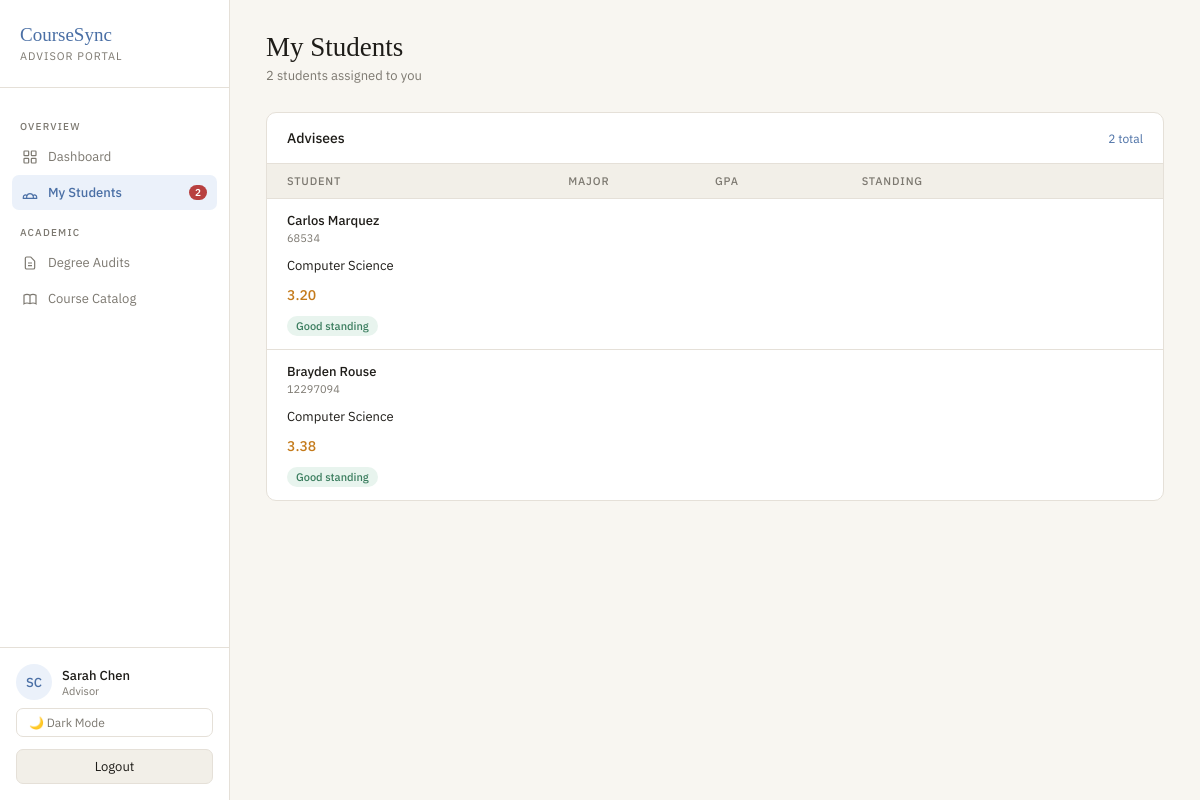
The page /advisor/students/ (signed in) on the database its author committed.
### accounts/models.py (models this page shows, shortened)
class User(AbstractUser):
    class Roles(models.TextChoices):
        STUDENT = "student", "Student"
        TA = "ta", "Teaching Assistant"
        PROFESSOR = "professor", "Professor"
        ADVISOR = "advisor", "Advisor"
        REGISTRAR = "registrar", "Registrar"
        SYSADMIN = "sysadmin", "System Admin"
    role = models.CharField(max_length=20, choices=Roles.choices)
    university_id = models.CharField(max_length=20, unique=True, null=True, blank=True)

### academics/models.py (models this page shows, shortened)
class StudentProfile(models.Model):
    user = models.OneToOneField(User, on_delete=models.CASCADE, related_name="student_profile")
    major = models.CharField(max_length=100)
    gpa = models.DecimalField(max_digits=3, decimal_places=2, default=0.00)
    advisor = models.ForeignKey(
        User,
        on_delete=models.SET_NULL,
        null=True,
        blank=True,
        related_name="advisees",
        limit_choices_to={"role": "advisor"},
    )

### academics/views.py (the view)
# urls.py: path("advisor/students/", advisor_students, name="advisor_students"),
@login_required
@role_required("advisor")
def advisor_students(request):
    advisees = (
        StudentProfile.objects.filter(advisor=request.user)
        .select_related("user")
        .order_by("user__last_name", "user__first_name")
    )
    return render(request, "advisor_students.html", {"advisees": advisees})

### templates/advisor_students.html (shortened to what this page needs)
{% load static %}
<!DOCTYPE html>
<html lang="en" data-theme="{{ request.session.theme|default:'light' }}">
<head>
  <link rel="stylesheet" href="{% static 'css/advisor.css' %}">
</head>
<body>
<div class="shell">
  <aside class="sidebar">
    <div class="brand">
      <div class="brand-mark">CourseSync</div>
      <div class="brand-role">Advisor Portal</div>
    </div>
    <nav class="nav">
      <div class="nav-section">Overview</div>
      <a class="nav-item" href="{% url 'advisor_dashboard' %}">
        <svg class="nav-icon" fill="none" stroke="currentColor" stroke-width="1.8" viewBox="0 0 24 24"><rect x="3" y="3" width="7" height="7" rx="1"/><rect x="14" y="3" width="7" height="7" rx="1"/><rect x="3" y="14" width="7" height="7" rx="1"/><rect x="14" y="14" width="7" height="7" rx="1"/></svg>
        Dashboard
      </a>
      <a class="nav-item active" href="{% url 'advisor_students' %}">
        <svg class="nav-icon" fill="none" stroke="currentColor" stroke-width="1.8" viewBox="0 0 24 24"><path d="M17 20h5v-2a3 3 0 00-5.356-1.857M17 20H7m10 0v-2c0-.656-.126-1.283-.356-1.857M7 20H2v-2a3 3 0 015.356-1.857M7 20v-2c0-.656.126-1.283.356-1.857m0 0a5.002 5.002 0 019.288 0"/></svg>
        My Students
        {% if advisees %}<span class="notif">{{ advisees|length }}</span>{% endif %}
      </a>
      <div class="nav-section">Academic</div>
      <a class="nav-item" href="#">
        <svg class="nav-icon" fill="none" stroke="currentColor" stroke-width="1.8" viewBox="0 0 24 24"><path d="M9 12h6m-6 4h6m2 5H7a2 2 0 01-2-2V5a2 2 0 012-2h5.586a1 1 0 01.707.293l5.414 5.414a1 1 0 01.293.707V19a2 2 0 01-2 2z"/></svg>
        Degree Audits
      </a>
      <a class="nav-item" href="{% url 'advisor_catalog' %}">
        Course Catalog
      </a>
    </nav>
    <div class="sidebar-footer">
      <div class="user-card">
        <div class="avatar">{{ request.user.first_name|default:request.user.username|slice:":1"|upper }}{{ request.user.last_name|slice:":1"|upper }}</div>
        <div>
          <div class="user-name">{{ request.user.get_full_name|default:request.user.username }}</div>
          <div class="user-title">{{ request.user.role|title }}</div>
        </div>
      </div>
      <form method="post" action="{% url 'set_theme' %}">
        {% if request.session.theme == "dark" %}
          <input type="hidden" name="theme" value="light">
          <button type="submit" class="theme-btn">☀ Light Mode</button>
        {% else %}
          <button type="submit" class="theme-btn">🌙 Dark Mode</button>
        {% endif %}
      </form>
      <form method="post" action="{% url 'logout' %}">
        <button type="submit" class="logout-btn">Logout</button>
      </form>
    </div>
  </aside>
  <main class="main">
    <div class="page-header">
      <div class="page-title">My Students</div>
      <div class="page-sub">{{ advisees|length }} student{{ advisees|length|pluralize }} assigned to you</div>
    </div>
    <div class="card">
      <div class="card-header">
        <span class="card-title">Advisees</span>
        <span class="card-action">{{ advisees|length }} total</span>
      </div>
      {% if advisees %}
      <div class="stu-col-header">
        <span class="col-lbl">Student</span>
        <span class="col-lbl">Major</span>
        <span class="col-lbl">GPA</span>
        <span class="col-lbl">Standing</span>
      </div>
      {% for advisee in advisees %}
      <a class="student-row" href="{% url 'student_detail' advisee.user.id %}" style="text-decoration:none;display:grid;grid-template-columns:inherit;color:inherit">
        <div>
          <div class="stu-name">{{ advisee.user.get_full_name|default:advisee.user.username }}</div>
          <div class="stu-major">{{ advisee.user.university_id|default:"—" }}</div>
        </div>
        <div style="font-size:13px">{{ advisee.major|default:"—" }}</div>
        <div class="gpa-val {% if advisee.gpa >= 3.5 %}gpa-good{% elif advisee.gpa >= 2.0 %}gpa-mid{% else %}gpa-low{% endif %}">
          {{ advisee.gpa }}
        </div>
        <div>
          {% if advisee.gpa >= 3.5 %}
            <span class="flag-pill pill-green">Dean's List</span>
          {% elif advisee.gpa >= 2.0 %}
            <span class="flag-pill pill-green">Good standing</span>
          {% else %}
            <span class="flag-pill pill-red">⚑ At-risk</span>
          {% endif %}
        </div>
      </a>
      {% endfor %}
      {% else %}
      <div style="padding:32px;color:var(--muted);font-size:13px;text-align:center">No students are currently assigned to you.</div>
      {% endif %}
    </div>
  </main>
</div>
</body>
</html>

### static/css/advisor.css (style rules this page uses)
:root { --bg: #F8F6F1; --surface: #FFFFFF; --surface2: #F2EFE8; --border: #E5E0D8; --text: #1E1C18; --muted: #7C7870; --accent: #4A6FA5; --accent-light: #EBF1FA; --green: #3A7D5E; --green-light: #E8F4EE; --amber: #C47A1A; --amber-light: #FEF5E4; --red: #B84040; --red-light: #FAEAEA; --radius: 10px; }
*, *::before, *::after { box-sizing: border-box; margin: 0; padding: 0; }
body { font-family: 'IBM Plex Sans', sans-serif; background: var(--bg); color: var(--text); min-height: 100vh; font-size: 14px; }
.shell { display: grid; grid-template-columns: 230px 1fr; min-height: 100vh; }
.sidebar { background: var(--surface); border-right: 1px solid var(--border); display: flex; flex-direction: column; position: sticky; top: 0; height: 100vh; }
.brand { padding: 24px 20px; border-bottom: 1px solid var(--border); }
.brand-mark { font-family: 'Libre Baskerville', serif; font-size: 19px; color: var(--accent); }
.brand-role { font-size: 11px; color: var(--muted); text-transform: uppercase; letter-spacing: 1px; margin-top: 3px; }
.nav { padding: 16px 12px; flex: 1; }
.nav-section { font-size: 10px; font-weight: 500; color: var(--muted); text-transform: uppercase; letter-spacing: 1.2px; padding: 0 8px; margin: 16px 0 6px; }
.nav-item { display: flex; align-items: center; gap: 10px; padding: 9px 10px; border-radius: 7px; color: var(--muted); font-size: 13px; cursor: pointer; transition: all 0.15s; text-decoration: none; margin-bottom: 1px; }
.nav-item.active { background: var(--accent-light); color: var(--accent); font-weight: 500; }
.nav-icon { width: 16px; height: 16px; flex-shrink: 0; }
.notif { background: var(--red); color: white; font-size: 10px; font-weight: 600; padding: 1px 6px; border-radius: 10px; margin-left: auto; }
.sidebar-footer { padding: 16px; border-top: 1px solid var(--border); }
.user-card { display: flex; align-items: center; gap: 10px; }
.avatar { width: 36px; height: 36px; border-radius: 50%; background: var(--accent-light); display: flex; align-items: center; justify-content: center; font-size: 13px; font-weight: 500; color: var(--accent); flex-shrink: 0; }
.user-name { font-size: 13px; font-weight: 500; }
.user-title { font-size: 11px; color: var(--muted); }
.main { padding: 32px 36px; }
.page-header { margin-bottom: 28px; }
.page-title { font-family: 'Libre Baskerville', serif; font-size: 27px; color: var(--text); }
.page-sub { font-size: 13px; color: var(--muted); margin-top: 4px; }
.card { background: var(--surface); border: 1px solid var(--border); border-radius: var(--radius); margin-bottom: 18px; }
.card-header { padding: 16px 20px; border-bottom: 1px solid var(--border); display: flex; align-items: center; justify-content: space-between; }
.card-title { font-size: 14px; font-weight: 500; }
.card-action { font-size: 12px; color: var(--accent); cursor: pointer; }
.student-row { display: grid; grid-template-columns: 2fr 1fr 1fr 1fr 1fr; align-items: center; padding: 13px 20px; border-bottom: 1px solid var(--border); gap: 12px; cursor: pointer; }
.student-row:last-child { border-bottom: none; }
.stu-col-header { display: grid; grid-template-columns: 2fr 1fr 1fr 1fr 1fr; padding: 10px 20px; border-bottom: 1px solid var(--border); background: var(--surface2); gap: 12px; }
.col-lbl { font-size: 11px; font-weight: 500; text-transform: uppercase; letter-spacing: 0.8px; color: var(--muted); }
.stu-name { font-size: 13px; font-weight: 500; }
.stu-major { font-size: 11px; color: var(--muted); margin-top: 2px; }
.flag-pill { display: inline-flex; align-items: center; gap: 4px; padding: 3px 9px; border-radius: 12px; font-size: 11px; font-weight: 500; }
.pill-green { background: var(--green-light); color: var(--green); }
.gpa-val { font-weight: 500; }
.gpa-mid { color: var(--amber); }
.logout-btn { width: 100%; padding: 8px 12px; margin-top: 12px; border: 1px solid var(--border); border-radius: 7px; background: var(--surface2); color: var(--text); font-family: 'IBM Plex Sans', sans-serif; font-size: 13px; cursor: pointer; transition: all 0.15s; }
.theme-btn { width:100%; padding:6px 12px; margin-top:8px; border:1px solid var(--border); border-radius:7px; background:transparent; color:var(--muted); font-size:12px; cursor:pointer; transition:all 0.15s; text-align:left; font-family:inherit; }

### rows shown on the page
User: user.first_name "S", user.last_name "C", user.get_full_name "Sarah Chen", user.role "Advisor"
StudentProfile: user.get_full_name "Carlos Marquez", user.university_id "68534", major "Computer Science", gpa "3.20", shows "Good standing"
StudentProfile: user.get_full_name "Brayden Rouse", user.university_id "12297094", major "Computer Science", gpa "3.38", shows "Good standing"

### other values the page prints
{{ advisees|length }} "2"
